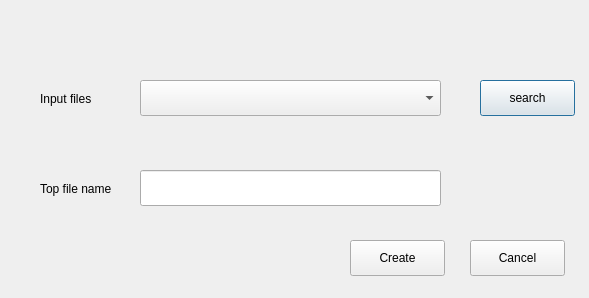
<?xml version="1.0" encoding="UTF-8"?>
<ui version="4.0">
 <class>Dialog</class>
 <widget class="QDialog" name="Dialog">
  <property name="geometry">
   <rect>
    <x>0</x>
    <y>0</y>
    <width>589</width>
    <height>298</height>
   </rect>
  </property>
  <property name="windowTitle">
   <string>Dialog</string>
  </property>
  <widget class="QLabel" name="label">
   <property name="geometry">
    <rect>
     <x>40</x>
     <y>90</y>
     <width>81</width>
     <height>17</height>
    </rect>
   </property>
   <property name="text">
    <string>Input files</string>
   </property>
  </widget>
  <widget class="QLabel" name="label_2">
   <property name="geometry">
    <rect>
     <x>40</x>
     <y>180</y>
     <width>91</width>
     <height>17</height>
    </rect>
   </property>
   <property name="text">
    <string>Top file name</string>
   </property>
  </widget>
  <widget class="QComboBox" name="comboBox_files">
   <property name="geometry">
    <rect>
     <x>140</x>
     <y>80</y>
     <width>301</width>
     <height>36</height>
    </rect>
   </property>
  </widget>
  <widget class="QLineEdit" name="lineEdit_name_file">
   <property name="geometry">
    <rect>
     <x>140</x>
     <y>170</y>
     <width>301</width>
     <height>36</height>
    </rect>
   </property>
  </widget>
  <widget class="QPushButton" name="pushButton_search">
   <property name="geometry">
    <rect>
     <x>480</x>
     <y>80</y>
     <width>95</width>
     <height>36</height>
    </rect>
   </property>
   <property name="text">
    <string>search</string>
   </property>
  </widget>
  <widget class="QPushButton" name="pushButton_cancel">
   <property name="geometry">
    <rect>
     <x>470</x>
     <y>240</y>
     <width>95</width>
     <height>36</height>
    </rect>
   </property>
   <property name="text">
    <string>Cancel</string>
   </property>
  </widget>
  <widget class="QPushButton" name="pushButton_create">
   <property name="geometry">
    <rect>
     <x>350</x>
     <y>240</y>
     <width>95</width>
     <height>36</height>
    </rect>
   </property>
   <property name="text">
    <string>Create</string>
   </property>
  </widget>
 </widget>
 <resources/>
 <connections/>
</ui>
